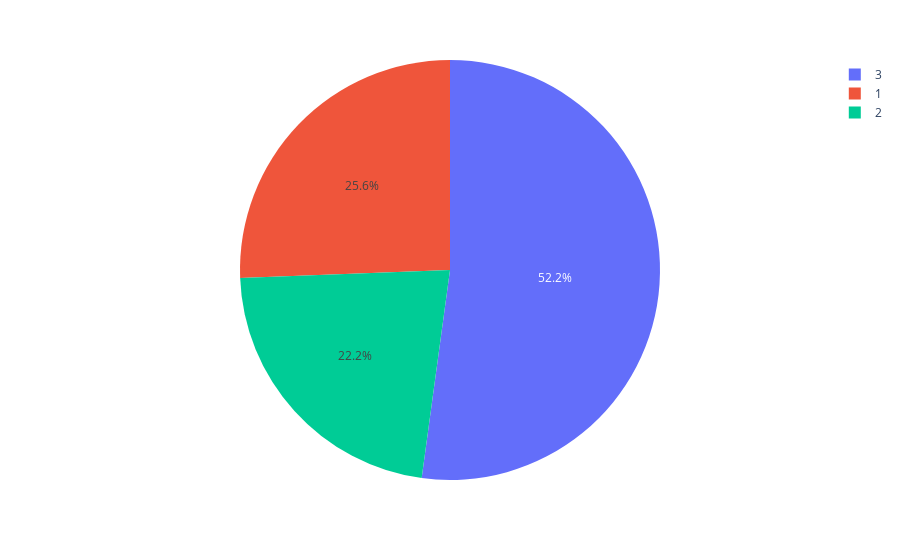

Notebook code cell kept with this figure:
### Code cell
px.pie(df,'Pclass')

### Figure 1 — Plotly figure (JSON) as saved in the notebook; plotly's stock layout.template omitted (floating-point values rounded to 4 significant figures; data arrays with more than 128 entries replaced by an {"elided": "..."} marker saying what was removed)
{"data": [{"domain": {"x": [0, 1], "y": [0, 1]}, "hovertemplate": "Pclass=%{label}<extra></extra>", "labels": {"elided": "418 int values"}, "legendgroup": "", "name": "", "showlegend": true, "type": "pie"}], "layout": {"legend": {"tracegroupgap": 0}, "margin": {"t": 60}}}
